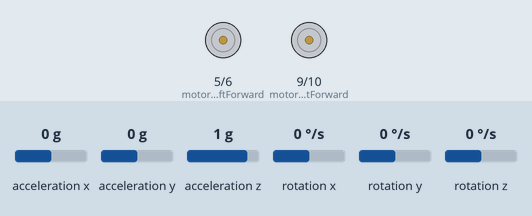
Bench run of a sketch on a simulated Arduino Uno, built with avr-gcc and run on an emulated ATmega328P. Parts: motor-driver pin pairs drawn as motors (green arrow = first pin HIGH = forward, orange = second pin HIGH = backward, longer = more drive). The test bench sets the inputs (shaded band); at power-on: acceleration y 0 g, acceleration z 1 g, acceleration x 0 g, rotation x 0 °/s, rotation y 0 °/s, rotation z 0 °/s.

Above: at 1.2 s.
1.3 s: acceleration y set to -1.4 g
At 1.9 s:
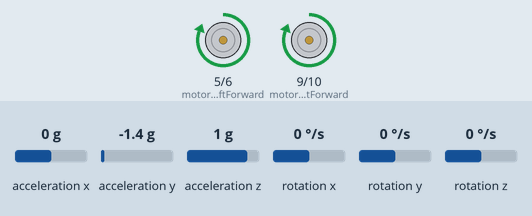
2.8 s: acceleration y set to -0.5 g
4.3 s: acceleration y set to -0.3 g
At 4.7 s:
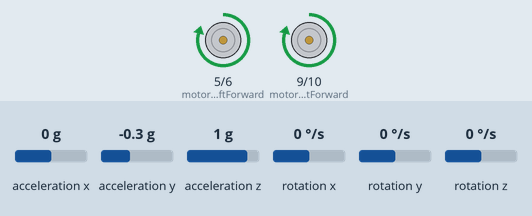
5.8 s: acceleration z set to 1.4 g
At 7.0 s:
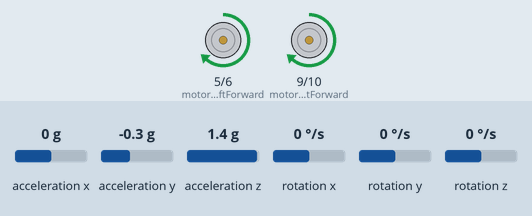
7.3 s: acceleration y set to 0 g
At 8.1 s:
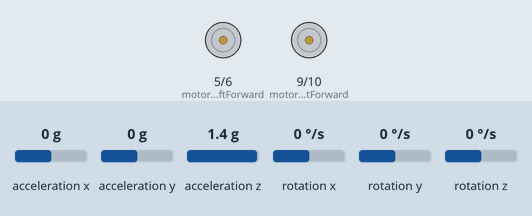
8.8 s: acceleration z set to 0.1 g
10.3 s: acceleration z set to -0.2 g
At 11.1 s:
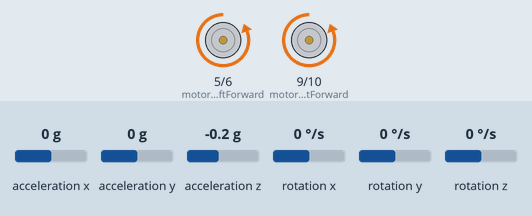
Timing chart, 0 to 12.8 s (numbered marks = the images above; inputs shaded):
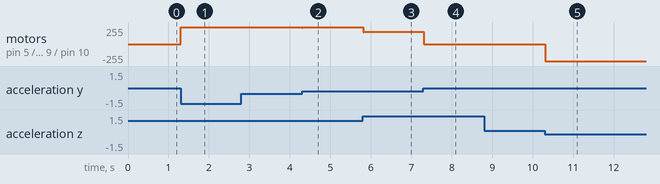

Measured:
- the behaviour switches between 0 and -0.1 g on acceleration z (found by bisection; images 4 and 5)
- after the input at 1.3 s, motor on pin 5 (motorLeftForward) / pin 6 (motorLeftBackward), motor on pin 9 (motorRightForward) / pin 10 (motorRightBackward): stopped → forward 255/255 at once
- after the input at 2.8 s, every drawn part: stays the same
- after the input at 4.3 s, motor on pin 5 (motorLeftForward) / pin 6 (motorLeftBackward), motor on pin 9 (motorRightForward) / pin 10 (motorRightBackward): forward 255/255 → forward 250/255 at once
- after the input at 5.8 s, motor on pin 5 (motorLeftForward) / pin 6 (motorLeftBackward), motor on pin 9 (motorRightForward) / pin 10 (motorRightBackward): forward 250/255 → forward 181/255 at once
- after the input at 7.3 s, motor on pin 5 (motorLeftForward) / pin 6 (motorLeftBackward), motor on pin 9 (motorRightForward) / pin 10 (motorRightBackward): forward 181/255 → stopped at once
- after the input at 8.8 s, every drawn part: stays the same
- after the input at 10.3 s, motor on pin 5 (motorLeftForward) / pin 6 (motorLeftBackward), motor on pin 9 (motorRightForward) / pin 10 (motorRightBackward): stopped → backward 255/255 at once

The sketch:

main.ino
```cpp
/*
  DIY Self‑Balancing Robot Firmware

  This sketch provides a simple framework for balancing a two‑wheel robot using
  an MPU‑6050 IMU and two DC motors driven by an L298N module.  It reads the
  pitch angle from the IMU, computes a PID correction and drives the motors
  accordingly.  Tune the Kp, Ki and Kd values for best performance.
*/

#include <Wire.h>
#include <MPU6050.h>

// Instantiate the IMU
MPU6050 imu;

// Motor control pins
const int motorLeftForward  = 5;
const int motorLeftBackward = 6;
const int motorRightForward = 9;
const int motorRightBackward = 10;

// PID parameters (tune for your hardware)
float Kp = 15.0;
float Ki = 0.0;
float Kd = 0.5;

float targetAngle = 0.0;
float lastError   = 0.0;
float integral    = 0.0;

void setup() {
  Serial.begin(115200);
  Wire.begin();
  imu.initialize();

  // Configure motor pins
  pinMode(motorLeftForward,  OUTPUT);
  pinMode(motorLeftBackward, OUTPUT);
  pinMode(motorRightForward,  OUTPUT);
  pinMode(motorRightBackward, OUTPUT);
}

// Read the pitch angle from the IMU (simplified)
float readAngle() {
  int16_t ax, ay, az;
  int16_t gx, gy, gz;
  imu.getMotion6(&ax, &ay, &az, &gx, &gy, &gz);
  // Simple angle estimate from accelerometer (radians)
  float angle = atan2(ay, az) * 57.2958; // convert to degrees
  return angle;
}

// Drive motors with PWM value (positive = forward, negative = backward)
void driveMotors(float pwm) {
  int power = constrain((int)pwm, -255, 255);
  if (power > 0) {
    analogWrite(motorLeftForward,  power);
    analogWrite(motorLeftBackward, 0);
    analogWrite(motorRightForward, power);
    analogWrite(motorRightBackward,0);
  } else {
    power = -power;
    analogWrite(motorLeftForward,  0);
    analogWrite(motorLeftBackward, power);
    analogWrite(motorRightForward, 0);
    analogWrite(motorRightBackward,power);
  }
}

void loop() {
  float angle = readAngle();
  float error = targetAngle - angle;
  integral += error;
  float derivative = error - lastError;
  float output = Kp * error + Ki * integral + Kd * derivative;
  driveMotors(output);
  lastError = error;
  delay(10);
}
```
